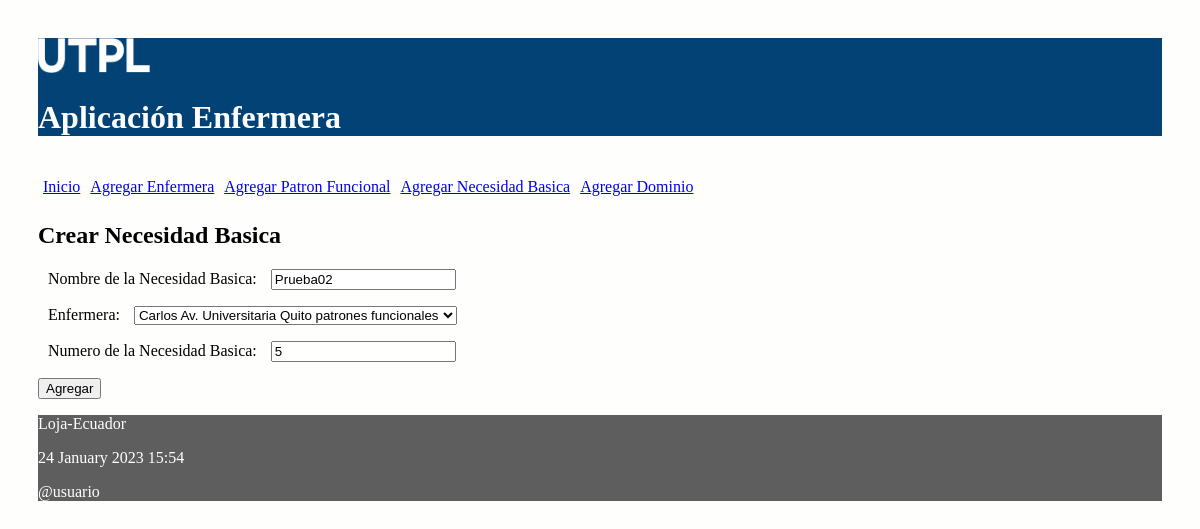
Page /editar/necesidad/1 on the committed database.
### enfermeria/models.py (models this page shows, shortened)
class Necesidad(models.Model):
    nombreNecesidad = models.CharField('Nombre de la Necesidad Basica' ,max_length=100)
    nroNecesidad = models.IntegerField('Numero de la Necesidad Basica')
    enfermera = models.ForeignKey(Enfermera, on_delete=models.CASCADE,
            related_name="necesidades")

### enfermeria/views.py (the view)
# urls.py: path('editar/necesidad/<int:id>', views.editar_necesidad,
def editar_necesidad(request, id):
    necesidad = Necesidad.objects.get(pk=id)
    if request.method=='POST':
        formulario = NecesidadForm(request.POST, instance=necesidad)
        print(formulario.errors)
        if formulario.is_valid():
            formulario.save()
            return redirect(index)
    else:
        formulario = NecesidadForm(instance=necesidad)
    diccionario = {'formulario': formulario}
    return render(request, 'crear_necesidad.html', diccionario)

### enfermeria/forms.py
class NecesidadForm(ModelForm):
    class Meta:
        model = Necesidad
        fields = ['nombreNecesidad', 'enfermera', 'nroNecesidad']

### enfermeria/models.py (called while the page is built)
	def __str__(self):
		return "%s %s %s %s" % (self.nombre,
			self.direccion,
			self.ciudad,
			self.tipo)

### enfermeria/templates/crear_necesidad.html (shortened to what this page needs)
{% extends "master.html" %}
{% block content %}
<h2>Crear Necesidad Basica</h2>
<form action="" method="post">
  {{formulario.as_p}}
  <p><input type='submit' value='Agregar'/></p>
</form>
{% endblock %}

### enfermeria/static/css/estilos.css (style rules this page uses)
body { background: #FEFEFD; padding: 30px; }
label { padding: 12px 10px; }

### rows in the picture
Necesidad: nombreNecesidad "Prueba02", enfermera "Carlos Av. Universitaria Quito patrones funcionales", nroNecesidad "5"
